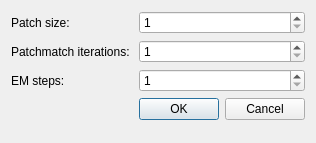
<?xml version="1.0" encoding="UTF-8"?>
<ui version="4.0">
 <class>SettingsDialog</class>
 <widget class="QDialog" name="SettingsDialog">
  <property name="geometry">
   <rect>
    <x>0</x>
    <y>0</y>
    <width>291</width>
    <height>143</height>
   </rect>
  </property>
  <property name="windowTitle">
   <string>Dialog</string>
  </property>
  <property name="modal">
   <bool>true</bool>
  </property>
  <layout class="QFormLayout" name="formLayout_2">
   <item row="0" column="1">
    <widget class="QSpinBox" name="patch_w_box">
     <property name="minimum">
      <number>1</number>
     </property>
     <property name="maximum">
      <number>100</number>
     </property>
    </widget>
   </item>
   <item row="1" column="1">
    <widget class="QSpinBox" name="patchmatch_iterations_box">
     <property name="minimum">
      <number>1</number>
     </property>
     <property name="maximum">
      <number>100</number>
     </property>
    </widget>
   </item>
   <item row="2" column="1">
    <widget class="QSpinBox" name="em_iterations_box">
     <property name="minimum">
      <number>1</number>
     </property>
     <property name="maximum">
      <number>100</number>
     </property>
    </widget>
   </item>
   <item row="0" column="0">
    <widget class="QLabel" name="label_3">
     <property name="text">
      <string>Patch size: </string>
     </property>
    </widget>
   </item>
   <item row="1" column="0">
    <widget class="QLabel" name="label">
     <property name="text">
      <string>Patchmatch iterations: </string>
     </property>
    </widget>
   </item>
   <item row="2" column="0">
    <widget class="QLabel" name="label_2">
     <property name="text">
      <string>EM steps: </string>
     </property>
    </widget>
   </item>
   <item row="7" column="1">
    <widget class="QDialogButtonBox" name="buttonBox">
     <property name="orientation">
      <enum>Qt::Horizontal</enum>
     </property>
     <property name="standardButtons">
      <set>QDialogButtonBox::Cancel|QDialogButtonBox::Ok</set>
     </property>
    </widget>
   </item>
  </layout>
 </widget>
 <resources/>
 <connections>
  <connection>
   <sender>buttonBox</sender>
   <signal>accepted()</signal>
   <receiver>SettingsDialog</receiver>
   <slot>accept()</slot>
   <hints>
    <hint type="sourcelabel">
     <x>248</x>
     <y>254</y>
    </hint>
    <hint type="destinationlabel">
     <x>157</x>
     <y>274</y>
    </hint>
   </hints>
  </connection>
  <connection>
   <sender>buttonBox</sender>
   <signal>rejected()</signal>
   <receiver>SettingsDialog</receiver>
   <slot>reject()</slot>
   <hints>
    <hint type="sourcelabel">
     <x>316</x>
     <y>260</y>
    </hint>
    <hint type="destinationlabel">
     <x>286</x>
     <y>274</y>
    </hint>
   </hints>
  </connection>
 </connections>
</ui>
